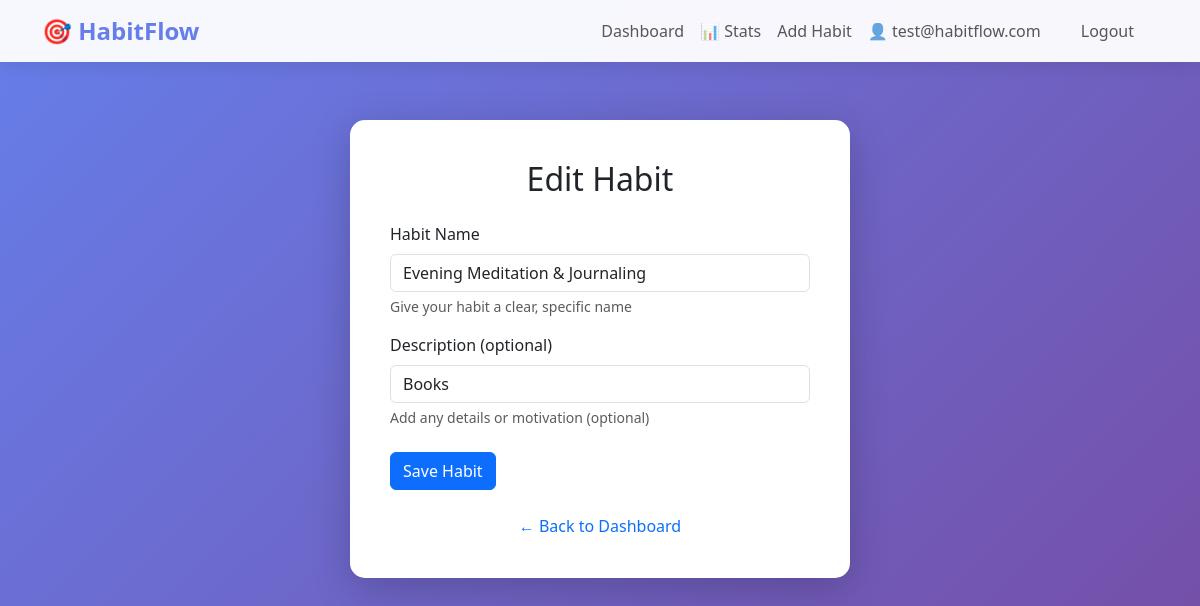
Page /habits/4/edit (signed in) on the earlier database version.
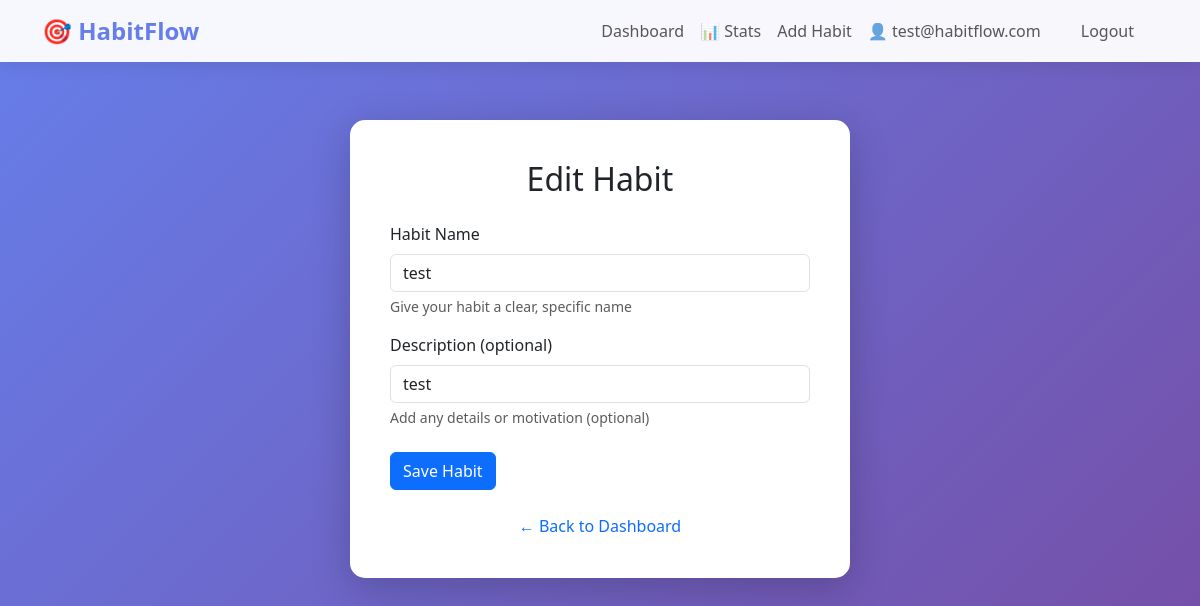
Same page on the later database version.
### models.py (models this page shows, shortened)
class Habit(db.Model):
    __tablename__ = "habit"
    id = db.Column(db.Integer, primary_key=True, autoincrement=True)
    user_id = db.Column(db.Integer, db.ForeignKey("user.id"), nullable=False, index=True)
    name = db.Column(db.String(100), nullable=False)
    description = db.Column(db.String(500), nullable=True)
    streak_count = db.Column(db.Integer, default=0, nullable=False)
    last_completed = db.Column(db.Date, nullable=True)
    created_at = db.Column(db.DateTime, default=datetime.utcnow, nullable=False)

### habits.py (the view)
@habits_bp.route('/<int:habit_id>/edit', methods=['GET', 'POST'])
@login_required
def edit_habit(habit_id):
    habit = Habit.query.get_or_404(habit_id)
    if habit.user_id != current_user.id:
        flash('You do not have permission to edit this habit.', 'danger')
        return redirect(url_for('habits.dashboard'))
    form = HabitForm()
    if form.validate_on_submit():
        habit.name = form.name.data
        habit.description = form.description.data
        db.session.commit()
        flash(f'Habit "{habit.name}" updated successfully!', 'success')
        return redirect(url_for('habits.dashboard'))
    elif request.method == 'GET':
        form.name.data = habit.name
        form.description.data = habit.description
    return render_template('habit_form.html', form=form, title='Edit Habit', habit=habit)

### forms.py
class HabitForm(FlaskForm):
    name = StringField(
        'Habit Name',
        validators=[
            DataRequired(message='Habit name is required'),
            Length(min=2, max=100, message='Name must be between 2 and 100 characters')
        ],
        render_kw={"placeholder": "e.g., Morning Workout", "class": "form-control"}
    )
    description = StringField(
        'Description (optional)',
        validators=[
            Length(max=500, message='Description must be less than 500 characters')
        ],
        render_kw={"placeholder": "Add details about your habit", "class": "form-control"}
    )
    submit = SubmitField('Save Habit', render_kw={"class": "btn btn-primary"})

### app.py (called while the page is built)
@login_manager.user_loader
def load_user(user_id):
    from models import User
    return User.query.get(int(user_id))

### templates/habit_form.html (shortened to what this page needs)
{% extends "base.html" %}
{% block content %}
<div class="auth-card">
    <h2 class="text-center mb-4">{{ title }}</h2>
    <form method="POST" action="">
        <div class="mb-3">
            {{ form.name.label(class="form-label") }}
            {{ form.name }}
            <div class="form-text">Give your habit a clear, specific name</div>
        </div>
        <div class="mb-4">
            {{ form.description.label(class="form-label") }}
            {{ form.description }}
            <div class="form-text">Add any details or motivation (optional)</div>
        </div>
        <div class="mb-3">
            {{ form.submit }}
        </div>
    </form>
    <div class="text-center mt-4">
        <a href="{{ url_for('habits.dashboard') }}" class="text-decoration-none">
            ← Back to Dashboard
        </a>
    </div>
</div>
{% endblock %}

Differences in the rows shown:
changed Habit: name "Evening Meditation & Journaling" → "test"; description "Books" → "test"
